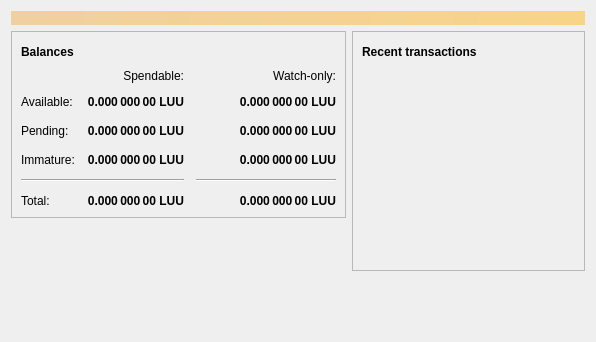
<?xml version="1.0" encoding="UTF-8"?>
<ui version="4.0">
 <class>OverviewPage</class>
 <widget class="QWidget" name="OverviewPage">
  <property name="geometry">
   <rect>
    <x>0</x>
    <y>0</y>
    <width>596</width>
    <height>342</height>
   </rect>
  </property>
  <property name="windowTitle">
   <string>Form</string>
  </property>
  <layout class="QVBoxLayout" name="topLayout">
   <item>
    <widget class="QLabel" name="labelAlerts">
     <property name="visible">
      <bool>false</bool>
     </property>
     <property name="styleSheet">
      <string notr="true">QLabel { background-color: qlineargradient(x1: 0, y1: 0, x2: 1, y2: 0, stop:0 #F0D0A0, stop:1 #F8D488); color:#000000; }</string>
     </property>
     <property name="wordWrap">
      <bool>true</bool>
     </property>
     <property name="margin">
      <number>3</number>
     </property>
     <property name="textInteractionFlags">
      <set>Qt::TextSelectableByMouse</set>
     </property>
    </widget>
   </item>
   <item>
    <layout class="QHBoxLayout" name="horizontalLayout" stretch="1,1">
     <item>
      <layout class="QVBoxLayout" name="verticalLayout_2">
       <item>
        <widget class="QFrame" name="frame">
         <property name="frameShape">
          <enum>QFrame::StyledPanel</enum>
         </property>
         <property name="frameShadow">
          <enum>QFrame::Raised</enum>
         </property>
         <layout class="QVBoxLayout" name="verticalLayout_4">
          <item>
           <layout class="QHBoxLayout" name="horizontalLayout_4">
            <item>
             <widget class="QLabel" name="label_5">
              <property name="font">
               <font>
                <weight>75</weight>
                <bold>true</bold>
               </font>
              </property>
              <property name="text">
               <string>Balances</string>
              </property>
             </widget>
            </item>
            <item>
             <widget class="QPushButton" name="labelWalletStatus">
              <property name="enabled">
               <bool>true</bool>
              </property>
              <property name="maximumSize">
               <size>
                <width>30</width>
                <height>16777215</height>
               </size>
              </property>
              <property name="toolTip">
               <string>The displayed information may be out of date. Your wallet automatically synchronizes with the Bluucoin network after a connection is established, but this process has not completed yet.</string>
              </property>
              <property name="text">
               <string/>
              </property>
              <property name="icon">
               <iconset resource="../bitcoin.qrc">
                <normaloff>:/icons/warning</normaloff>
                <disabledoff>:/icons/warning</disabledoff>:/icons/warning</iconset>
              </property>
              <property name="iconSize">
               <size>
                <width>24</width>
                <height>24</height>
               </size>
              </property>
              <property name="flat">
               <bool>true</bool>
              </property>
             </widget>
            </item>
            <item>
             <spacer name="horizontalSpacer_3">
              <property name="orientation">
               <enum>Qt::Horizontal</enum>
              </property>
              <property name="sizeHint" stdset="0">
               <size>
                <width>40</width>
                <height>20</height>
               </size>
              </property>
             </spacer>
            </item>
           </layout>
          </item>
          <item>
           <layout class="QGridLayout" name="gridLayout">
            <property name="spacing">
             <number>12</number>
            </property>
            <item row="2" column="2">
             <widget class="QLabel" name="labelWatchPending">
              <property name="font">
               <font>
                <weight>75</weight>
                <bold>true</bold>
               </font>
              </property>
              <property name="cursor">
               <cursorShape>IBeamCursor</cursorShape>
              </property>
              <property name="toolTip">
               <string>Unconfirmed transactions to watch-only addresses</string>
              </property>
              <property name="text">
               <string notr="true">0.000 000 00 LUU</string>
              </property>
              <property name="alignment">
               <set>Qt::AlignRight|Qt::AlignTrailing|Qt::AlignVCenter</set>
              </property>
              <property name="textInteractionFlags">
               <set>Qt::LinksAccessibleByMouse|Qt::TextSelectableByKeyboard|Qt::TextSelectableByMouse</set>
              </property>
             </widget>
            </item>
            <item row="2" column="1">
             <widget class="QLabel" name="labelUnconfirmed">
              <property name="font">
               <font>
                <weight>75</weight>
                <bold>true</bold>
               </font>
              </property>
              <property name="cursor">
               <cursorShape>IBeamCursor</cursorShape>
              </property>
              <property name="toolTip">
               <string>Total of transactions that have yet to be confirmed, and do not yet count toward the spendable balance</string>
              </property>
              <property name="text">
               <string notr="true">0.000 000 00 LUU</string>
              </property>
              <property name="alignment">
               <set>Qt::AlignRight|Qt::AlignTrailing|Qt::AlignVCenter</set>
              </property>
              <property name="textInteractionFlags">
               <set>Qt::LinksAccessibleByMouse|Qt::TextSelectableByKeyboard|Qt::TextSelectableByMouse</set>
              </property>
             </widget>
            </item>
            <item row="3" column="2">
             <widget class="QLabel" name="labelWatchImmature">
              <property name="font">
               <font>
                <weight>75</weight>
                <bold>true</bold>
               </font>
              </property>
              <property name="cursor">
               <cursorShape>IBeamCursor</cursorShape>
              </property>
              <property name="toolTip">
               <string>Mined balance in watch-only addresses that has not yet matured</string>
              </property>
              <property name="text">
               <string notr="true">0.000 000 00 LUU</string>
              </property>
              <property name="alignment">
               <set>Qt::AlignRight|Qt::AlignTrailing|Qt::AlignVCenter</set>
              </property>
              <property name="textInteractionFlags">
               <set>Qt::LinksAccessibleByMouse|Qt::TextSelectableByKeyboard|Qt::TextSelectableByMouse</set>
              </property>
             </widget>
            </item>
            <item row="4" column="0" colspan="2">
             <widget class="Line" name="line">
              <property name="orientation">
               <enum>Qt::Horizontal</enum>
              </property>
             </widget>
            </item>
            <item row="4" column="2">
             <widget class="Line" name="lineWatchBalance">
              <property name="sizePolicy">
               <sizepolicy hsizetype="Preferred" vsizetype="Fixed">
                <horstretch>0</horstretch>
                <verstretch>0</verstretch>
               </sizepolicy>
              </property>
              <property name="minimumSize">
               <size>
                <width>140</width>
                <height>0</height>
               </size>
              </property>
              <property name="orientation">
               <enum>Qt::Horizontal</enum>
              </property>
             </widget>
            </item>
            <item row="5" column="0">
             <widget class="QLabel" name="labelTotalText">
              <property name="text">
               <string>Total:</string>
              </property>
             </widget>
            </item>
            <item row="3" column="1">
             <widget class="QLabel" name="labelImmature">
              <property name="font">
               <font>
                <weight>75</weight>
                <bold>true</bold>
               </font>
              </property>
              <property name="cursor">
               <cursorShape>IBeamCursor</cursorShape>
              </property>
              <property name="toolTip">
               <string>Mined balance that has not yet matured</string>
              </property>
              <property name="text">
               <string notr="true">0.000 000 00 LUU</string>
              </property>
              <property name="alignment">
               <set>Qt::AlignRight|Qt::AlignTrailing|Qt::AlignVCenter</set>
              </property>
              <property name="textInteractionFlags">
               <set>Qt::LinksAccessibleByMouse|Qt::TextSelectableByKeyboard|Qt::TextSelectableByMouse</set>
              </property>
             </widget>
            </item>
            <item row="2" column="3">
             <spacer name="horizontalSpacer_2">
              <property name="orientation">
               <enum>Qt::Horizontal</enum>
              </property>
              <property name="sizeHint" stdset="0">
               <size>
                <width>40</width>
                <height>20</height>
               </size>
              </property>
             </spacer>
            </item>
            <item row="3" column="0">
             <widget class="QLabel" name="labelImmatureText">
              <property name="text">
               <string>Immature:</string>
              </property>
             </widget>
            </item>
            <item row="5" column="1">
             <widget class="QLabel" name="labelTotal">
              <property name="font">
               <font>
                <weight>75</weight>
                <bold>true</bold>
               </font>
              </property>
              <property name="cursor">
               <cursorShape>IBeamCursor</cursorShape>
              </property>
              <property name="toolTip">
               <string>Your current total balance</string>
              </property>
              <property name="text">
               <string notr="true">0.000 000 00 LUU</string>
              </property>
              <property name="alignment">
               <set>Qt::AlignRight|Qt::AlignTrailing|Qt::AlignVCenter</set>
              </property>
              <property name="textInteractionFlags">
               <set>Qt::LinksAccessibleByMouse|Qt::TextSelectableByKeyboard|Qt::TextSelectableByMouse</set>
              </property>
             </widget>
            </item>
            <item row="5" column="2">
             <widget class="QLabel" name="labelWatchTotal">
              <property name="font">
               <font>
                <weight>75</weight>
                <bold>true</bold>
               </font>
              </property>
              <property name="cursor">
               <cursorShape>IBeamCursor</cursorShape>
              </property>
              <property name="toolTip">
               <string>Current total balance in watch-only addresses</string>
              </property>
              <property name="text">
               <string notr="true">0.000 000 00 LUU</string>
              </property>
              <property name="alignment">
               <set>Qt::AlignRight|Qt::AlignTrailing|Qt::AlignVCenter</set>
              </property>
              <property name="textInteractionFlags">
               <set>Qt::LinksAccessibleByMouse|Qt::TextSelectableByKeyboard|Qt::TextSelectableByMouse</set>
              </property>
             </widget>
            </item>
            <item row="0" column="2">
             <widget class="QLabel" name="labelWatchonly">
              <property name="text">
               <string>Watch-only:</string>
              </property>
              <property name="alignment">
               <set>Qt::AlignRight|Qt::AlignTrailing|Qt::AlignVCenter</set>
              </property>
             </widget>
            </item>
            <item row="1" column="0">
             <widget class="QLabel" name="labelBalanceText">
              <property name="text">
               <string>Available:</string>
              </property>
             </widget>
            </item>
            <item row="1" column="1">
             <widget class="QLabel" name="labelBalance">
              <property name="font">
               <font>
                <weight>75</weight>
                <bold>true</bold>
               </font>
              </property>
              <property name="cursor">
               <cursorShape>IBeamCursor</cursorShape>
              </property>
              <property name="toolTip">
               <string>Your current spendable balance</string>
              </property>
              <property name="text">
               <string notr="true">0.000 000 00 LUU</string>
              </property>
              <property name="alignment">
               <set>Qt::AlignRight|Qt::AlignTrailing|Qt::AlignVCenter</set>
              </property>
              <property name="textInteractionFlags">
               <set>Qt::LinksAccessibleByMouse|Qt::TextSelectableByKeyboard|Qt::TextSelectableByMouse</set>
              </property>
             </widget>
            </item>
            <item row="1" column="2">
             <widget class="QLabel" name="labelWatchAvailable">
              <property name="font">
               <font>
                <weight>75</weight>
                <bold>true</bold>
               </font>
              </property>
              <property name="cursor">
               <cursorShape>IBeamCursor</cursorShape>
              </property>
              <property name="toolTip">
               <string>Your current balance in watch-only addresses</string>
              </property>
              <property name="text">
               <string notr="true">0.000 000 00 LUU</string>
              </property>
              <property name="alignment">
               <set>Qt::AlignRight|Qt::AlignTrailing|Qt::AlignVCenter</set>
              </property>
              <property name="textInteractionFlags">
               <set>Qt::LinksAccessibleByMouse|Qt::TextSelectableByKeyboard|Qt::TextSelectableByMouse</set>
              </property>
             </widget>
            </item>
            <item row="2" column="0">
             <widget class="QLabel" name="labelPendingText">
              <property name="text">
               <string>Pending:</string>
              </property>
             </widget>
            </item>
            <item row="0" column="1">
             <widget class="QLabel" name="labelSpendable">
              <property name="text">
               <string>Spendable:</string>
              </property>
              <property name="alignment">
               <set>Qt::AlignRight|Qt::AlignTrailing|Qt::AlignVCenter</set>
              </property>
             </widget>
            </item>
           </layout>
          </item>
         </layout>
        </widget>
       </item>
       <item>
        <spacer name="verticalSpacer">
         <property name="orientation">
          <enum>Qt::Vertical</enum>
         </property>
         <property name="sizeHint" stdset="0">
          <size>
           <width>20</width>
           <height>40</height>
          </size>
         </property>
        </spacer>
       </item>
      </layout>
     </item>
     <item>
      <layout class="QVBoxLayout" name="verticalLayout_3">
       <item>
        <widget class="QFrame" name="frame_2">
         <property name="frameShape">
          <enum>QFrame::StyledPanel</enum>
         </property>
         <property name="frameShadow">
          <enum>QFrame::Raised</enum>
         </property>
         <layout class="QVBoxLayout" name="verticalLayout">
          <item>
           <layout class="QHBoxLayout" name="horizontalLayout_2">
            <item>
             <widget class="QLabel" name="label_4">
              <property name="font">
               <font>
                <weight>75</weight>
                <bold>true</bold>
               </font>
              </property>
              <property name="text">
               <string>Recent transactions</string>
              </property>
             </widget>
            </item>
            <item>
             <widget class="QPushButton" name="labelTransactionsStatus">
              <property name="enabled">
               <bool>true</bool>
              </property>
              <property name="maximumSize">
               <size>
                <width>30</width>
                <height>16777215</height>
               </size>
              </property>
              <property name="toolTip">
               <string>The displayed information may be out of date. Your wallet automatically synchronizes with the Bluucoin network after a connection is established, but this process has not completed yet.</string>
              </property>
              <property name="text">
               <string/>
              </property>
              <property name="icon">
               <iconset resource="../bitcoin.qrc">
                <normaloff>:/icons/warning</normaloff>
                <disabledoff>:/icons/warning</disabledoff>:/icons/warning</iconset>
              </property>
              <property name="iconSize">
               <size>
                <width>24</width>
                <height>24</height>
               </size>
              </property>
              <property name="flat">
               <bool>true</bool>
              </property>
             </widget>
            </item>
            <item>
             <spacer name="horizontalSpacer">
              <property name="orientation">
               <enum>Qt::Horizontal</enum>
              </property>
              <property name="sizeHint" stdset="0">
               <size>
                <width>40</width>
                <height>20</height>
               </size>
              </property>
             </spacer>
            </item>
           </layout>
          </item>
          <item>
           <widget class="QListView" name="listTransactions">
            <property name="styleSheet">
             <string notr="true">QListView { background: transparent; }</string>
            </property>
            <property name="frameShape">
             <enum>QFrame::NoFrame</enum>
            </property>
            <property name="verticalScrollBarPolicy">
             <enum>Qt::ScrollBarAlwaysOff</enum>
            </property>
            <property name="horizontalScrollBarPolicy">
             <enum>Qt::ScrollBarAlwaysOff</enum>
            </property>
            <property name="selectionMode">
             <enum>QAbstractItemView::NoSelection</enum>
            </property>
           </widget>
          </item>
         </layout>
        </widget>
       </item>
       <item>
        <spacer name="verticalSpacer_2">
         <property name="orientation">
          <enum>Qt::Vertical</enum>
         </property>
         <property name="sizeHint" stdset="0">
          <size>
           <width>20</width>
           <height>40</height>
          </size>
         </property>
        </spacer>
       </item>
      </layout>
     </item>
    </layout>
   </item>
  </layout>
 </widget>
 <resources/>
 <connections/>
</ui>
